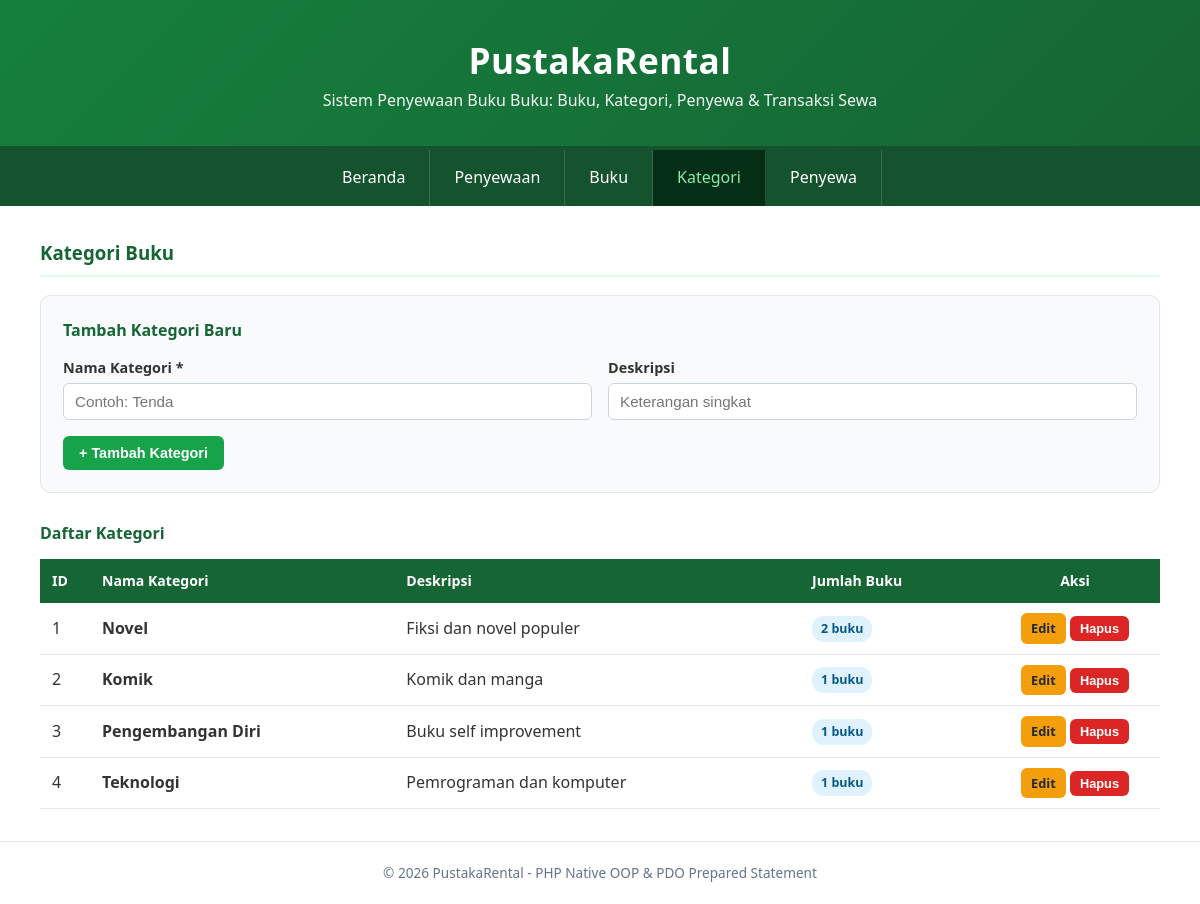
The app's page /?page=kategori with its own data.
### tables this page shows
CREATE TABLE kategori (
    id INT AUTO_INCREMENT PRIMARY KEY,
    nama_kategori VARCHAR(100) NOT NULL UNIQUE,
    deskripsi VARCHAR(255)
);

### config/db.php (called while the page is built, shortened)
<?php
class Database {
    private $host = "localhost";
    private $db_name = "db_rental_buku";
    private $username = "root";
    private $password = "";
    public function __construct() {
        try {
            $this->conn = new PDO(
                "mysql:host=" . $this->host . ";dbname=" . $this->db_name . ";charset=utf8mb4",
                $this->username,
                $this->password
            );
        } catch (PDOException $e) {
            die("Koneksi database gagal: " . htmlspecialchars($e->getMessage()));
        }
    }
}

### class/BaseModel.php (called while the page is built, shortened)
<?php
require_once __DIR__ . '/../config/db.php';
abstract class BaseModel {
    public function __construct() {
        $database = new Database();
        $this->db = $database->conn;
    }
}

### class/Kategori.php (called while the page is built, shortened)
<?php
require_once __DIR__ . '/BaseModel.php';
class Kategori extends BaseModel {
    public function getAllWithCount() {
        $stmt = $this->db->prepare("
            SELECT k.*, COUNT(a.id) AS jumlah_buku
            FROM kategori k
            LEFT JOIN buku a ON a.kategori_id = k.id
            GROUP BY k.id
            ORDER BY k.id ASC
        ");
        $stmt->execute();
        return $stmt->fetchAll();
    }
}

### view/kategori.php (the view, shortened to what this page needs)
<?php
$editData = $editId ? $kategori->getById($editId) : null;
$list = $kategori->getAllWithCount();
?>
<h3>Kategori Buku</h3>
<div class="form-card">
    <h4><?= $editData ? 'Edit Kategori' : 'Tambah Kategori Baru' ?></h4>
    <form method="POST" action="index.php?page=kategori">
        <div class="form-grid">
            <div class="form-group">
                <label>Nama Kategori *</label>
                <input type="text" name="nama_kategori" required value="<?= htmlspecialchars($editData['nama_kategori'] ?? '') ?>" placeholder="Contoh: Tenda">
            </div>
            <div class="form-group">
                <label>Deskripsi</label>
                <input type="text" name="deskripsi" value="<?= htmlspecialchars($editData['deskripsi'] ?? '') ?>" placeholder="Keterangan singkat">
            </div>
        </div>
        <div class="form-actions">
            <?php if ($editData): ?>
                <button type="submit" name="action" value="update" class="btn btn-primary">Simpan Perubahan</button>
                <a href="?page=kategori" class="btn btn-secondary">Batal</a>
            <?php else: ?>
                <button type="submit" name="action" value="add" class="btn btn-success">+ Tambah Kategori</button>
            <?php endif; ?>
        </div>
    </form>
</div>
<h4>Daftar Kategori</h4>
<div class="table-responsive">
    <table>
        <thead>
            <tr><th style="width:50px">ID</th><th>Nama Kategori</th><th>Deskripsi</th><th>Jumlah Buku</th><th style="width:170px;text-align:center">Aksi</th></tr>
        </thead>
        <tbody>
        <?php if (empty($list)): ?>
            <tr><td colspan="5" class="empty">Belum ada kategori.</td></tr>
        <?php else: foreach ($list as $k): ?>
            <tr>
                <td><?= (int) $k['id'] ?></td>
                <td><strong><?= htmlspecialchars($k['nama_kategori']) ?></strong></td>
                <td><?= htmlspecialchars($k['deskripsi'] ?? '') ?></td>
                <td><span class="badge badge-info"><?= (int) $k['jumlah_buku'] ?> buku</span></td>
                <td class="actions">
                    <a href="?page=kategori&edit=<?= (int) $k['id'] ?>" class="btn btn-warning btn-sm">Edit</a>
                    <form method="POST" action="index.php?page=kategori" class="inline" onsubmit="return confirm('Hapus kategori ini?');">
                        <button type="submit" name="action" value="delete" class="btn btn-danger btn-sm">Hapus</button>
                    </form>
                </td>
            </tr>
        <?php endforeach; endif; ?>
        </tbody>
    </table>
</div>

### style.css (style rules this page uses)
* { margin: 0; padding: 0; box-sizing: border-box; }
body { font-family: 'Segoe UI', Tahoma, Geneva, Verdana, sans-serif; background: #f1f5f0; color: #333; line-height: 1.6; }
h3, h4 { color: #166534; }
h3 { margin-bottom: 18px; padding-bottom: 8px; border-bottom: 2px solid #dcfce7; }
h4 { margin: 24px 0 12px; }
.form-card { background: #f8fafc; border: 1px solid #e2e8f0; border-radius: 10px; padding: 22px; margin-bottom: 28px; }
.form-card h4 { margin-top: 0; }
.form-grid { display: grid; grid-template-columns: repeat(auto-fit, minmax(240px, 1fr)); gap: 16px; }
.form-group { display: flex; flex-direction: column; gap: 4px; }
.form-group label { font-weight: 600; font-size: .9em; }
.form-group input, .form-group select { padding: 9px 11px; border: 1px solid #cbd5e1; border-radius: 6px; font-size: .95em; background: #fff; }
.form-actions { margin-top: 16px; display: flex; gap: 8px; }
.btn { display: inline-block; border: none; border-radius: 6px; padding: 9px 16px; font-size: .9em; font-weight: 600; cursor: pointer; text-decoration: none; color: #fff; }
.btn-sm { padding: 5px 10px; font-size: .8em; }
.btn-success { background: #16a34a; }
.btn-warning { background: #f59e0b; color: #1f2937; }
.btn-danger { background: #dc2626; }
.table-responsive { overflow-x: auto; }
table { width: 100%; border-collapse: collapse; }
th { background: #166534; color: #fff; text-align: left; padding: 11px 12px; font-size: .88em; }
td { padding: 10px 12px; border-bottom: 1px solid #e2e8f0; vertical-align: middle; }
td.actions { text-align: center; white-space: nowrap; }
form.inline { display: inline; }
.badge { display: inline-block; padding: 3px 9px; border-radius: 12px; font-size: .78em; font-weight: 700; }
.badge-info { background: #e0f2fe; color: #075985; }

### records on screen
kategori: id "1", nama_kategori "Novel", deskripsi "Fiksi dan novel populer", jumlah_buku "2"
kategori: id "2", nama_kategori "Komik", deskripsi "Komik dan manga", jumlah_buku "1"
kategori: id "3", nama_kategori "Pengembangan Diri", deskripsi "Buku self improvement", jumlah_buku "1"
kategori: id "4", nama_kategori "Teknologi", deskripsi "Pemrograman dan komputer", jumlah_buku "1"
